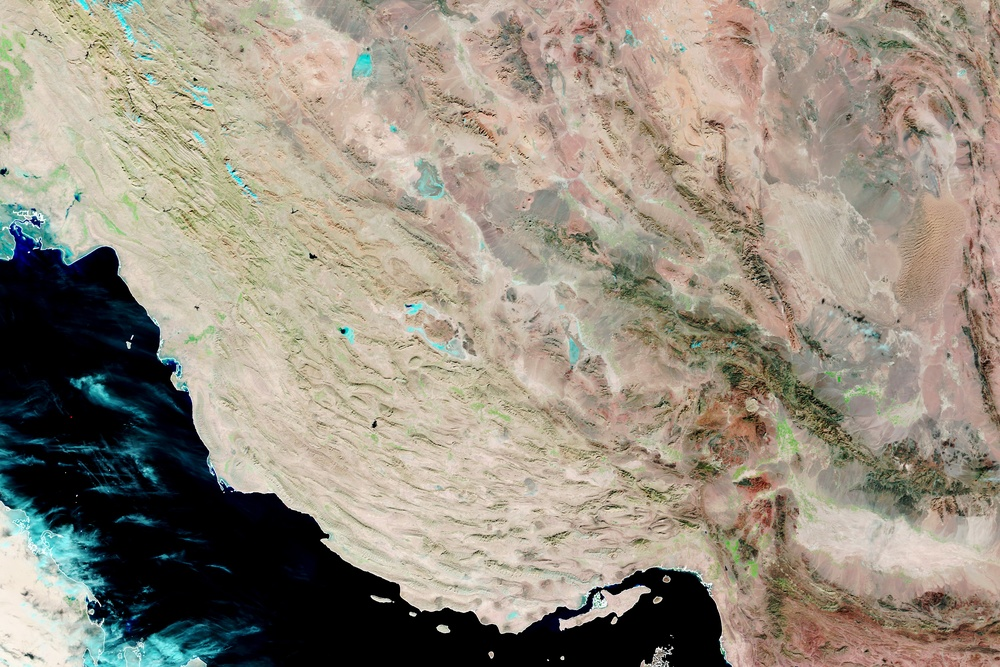
%> input picture Dec2021.jpg, 1000 x 667 px, shrunk from 3236 x 2157 before the run
$ octave --eval "result = calculateArea(imread('Dec2021.jpg'));"   (GNU Octave 9; MATLAB toolbox functions it lacks are replaced by stand-ins)
%> lines starting %> are read from the running program, lines starting %| are printed output that depends on the picture; in (x1, y1, x2, y2) boxes, pixels count from 0 and x2, y2 are one past the last pixel; in counts of white or black regions, pixels touching at a corner belong together; the program's own positions count from 1
### createMask.m
function [BW,maskedRGBImage] = createMask(RGB)
%createMask  Threshold RGB image using auto-generated code from colorThresholder app.
%  [BW,MASKEDRGBIMAGE] = createMask(RGB) thresholds image RGB using
%  auto-generated code from the colorThresholder app. The colorspace and
%  range for each channel of the colorspace were set within the app. The
%  segmentation mask is returned in BW, and a composite of the mask and
%  original RGB images is returned in maskedRGBImage.

% Auto-generated by colorThresholder app on 03-Mar-2025
%------------------------------------------------------


% Convert RGB image to chosen color space
I = rgb2hsv(RGB);
%> I: size 667x1000x3 double; mean H, S, V 0.152, 0.253, 0.609

% Define thresholds for channel 1 based on histogram settings
channel1Min = 0.000;
channel1Max = 1.000;

% Define thresholds for channel 2 based on histogram settings
channel2Min = 0.974;
channel2Max = 1.000;

% Define thresholds for channel 3 based on histogram settings
channel3Min = 0.000;
channel3Max = 0.543;

% Create mask based on chosen histogram thresholds
sliderBW = (I(:,:,1) >= channel1Min ) & (I(:,:,1) <= channel1Max) & ...
    (I(:,:,2) >= channel2Min ) & (I(:,:,2) <= channel2Max) & ...
    (I(:,:,3) >= channel3Min ) & (I(:,:,3) <= channel3Max);
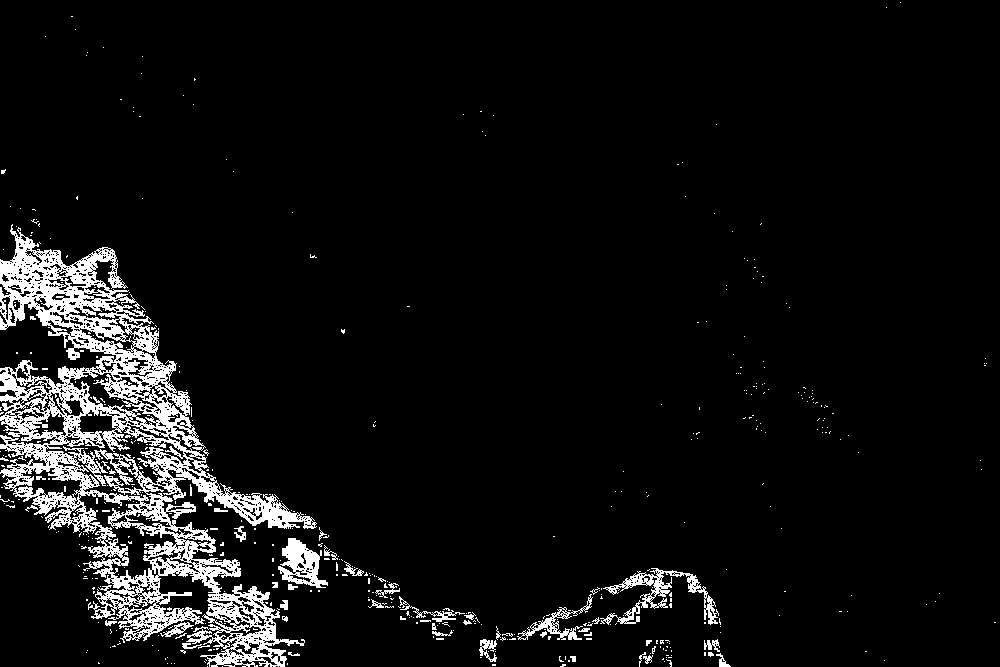
%> sliderBW: size 667x1000 logical; 6.6% white; 518 white regions (474 under 20 px), largest, box (x1, y1, x2, y2) and area: (0, 224, 317, 667) 36649, (600, 568, 719, 625) 1582, (278, 538, 328, 588) 1248
BW = sliderBW;

% Initialize output masked image based on input image.
maskedRGBImage = RGB;
%> maskedRGBImage is the input picture: size 667x1000x3 uint8; mean R, G, B 151, 142.6, 128.6

% Set background pixels where BW is false to zero.
maskedRGBImage(repmat(~BW,[1 1 3])) = 0;
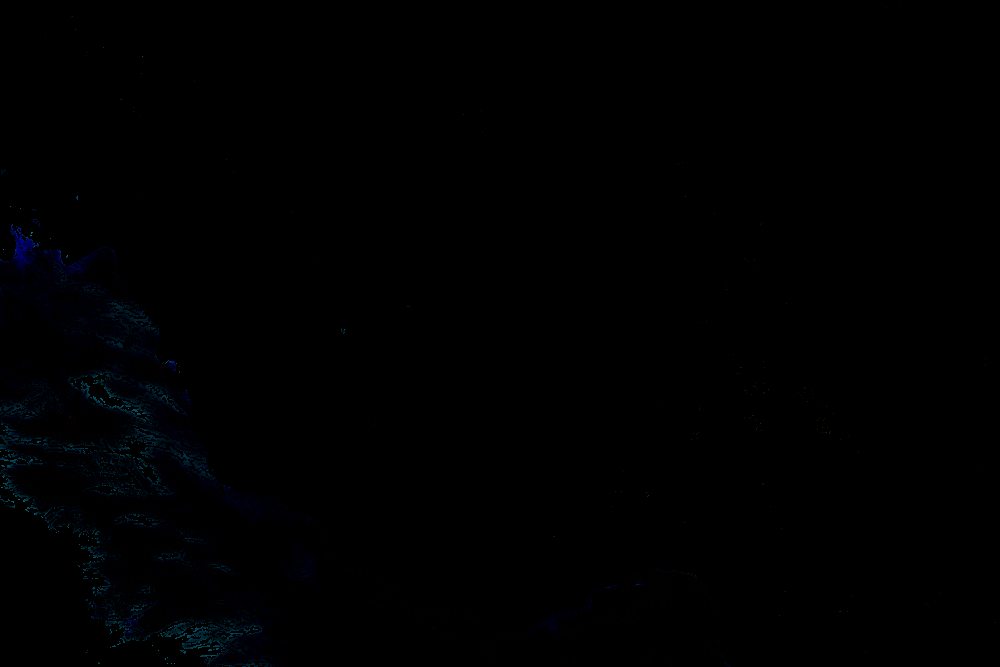
%> maskedRGBImage: size 667x1000x3 uint8; mean R, G, B 0, 0.4, 0.9

end

### calculateArea.m
function results = calculateArea(I)
% Segment
BW = createMask(I);
% Area in pixels
props = regionprops("table",BW,"Area");
%> props = 518 regions; largest, Area: 36649, 1582, 1248, 663, 273
areaPixels = sum(props.Area);
%> areaPixels = 43918
% Area in km^2
px2km = (70/100)^2;
areaKmSq = round(areaPixels*px2km);
%> areaKmSq = 21520
% Format into structure
results.BW = BW;
results.areaKmSq = areaKmSq;
%> results.areaKmSq = 21520
%> `result = calculateArea(imread('Dec2021.jpg'));`: result = {areaKmSq 21520}

$ run again, on Jan2022-min.jpg
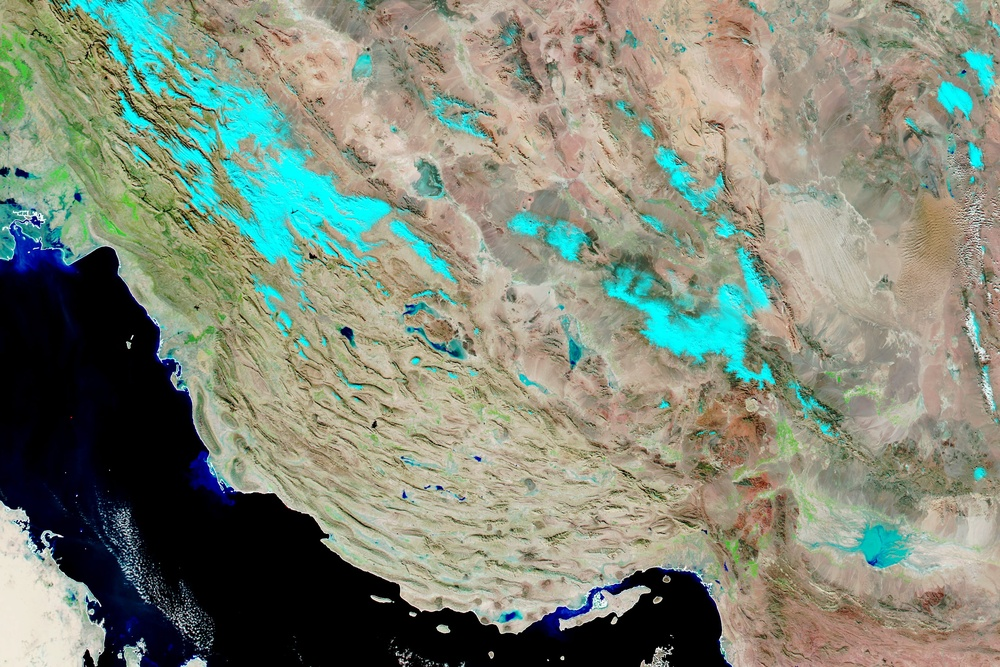
%> input picture Jan2022-min.jpg, 1000 x 667 px, shrunk from 3236 x 2157 before the run
%> I: size 667x1000x3 double; mean H, S, V 0.202, 0.29, 0.57
%> in createMask, `sliderBW = (I(:,:,1) >= channel1Min ) & (I(:,:,1) <= channel1Max) & (I..`:
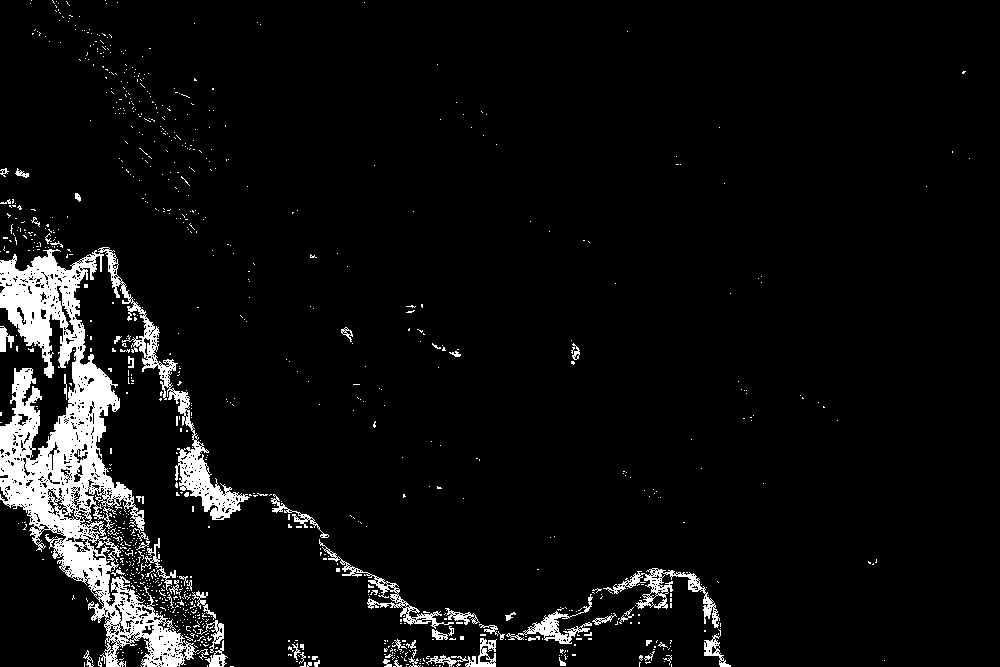
%> sliderBW: size 667x1000 logical; 5.8% white; 953 white regions (890 under 20 px), largest, box (x1, y1, x2, y2) and area: (0, 247, 250, 667) 28535, (603, 568, 720, 628) 1331, (319, 539, 454, 629) 1068
%> in createMask, maskedRGBImage is the input picture: size 667x1000x3 uint8; mean R, G, B 127.7, 136, 120
%> in createMask, `maskedRGBImage(repmat(~BW,[1 1 3])) = 0;`:
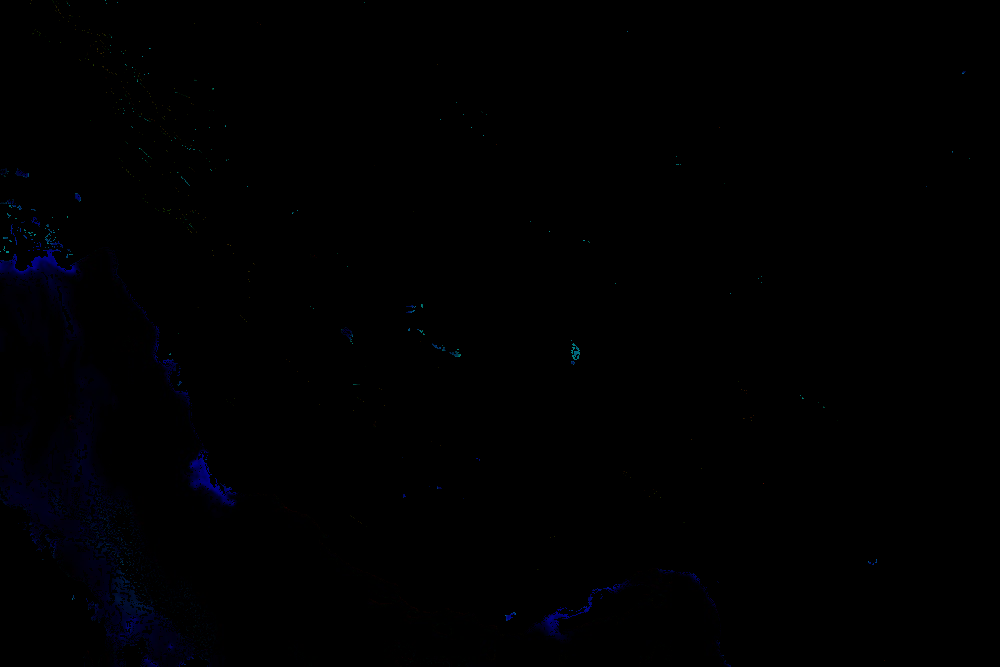
%> maskedRGBImage: size 667x1000x3 uint8; mean R, G, B 0, 0.1, 1.1
%> props = 953 regions; largest, Area: 28535, 1331, 1068, 891, 561
%> areaPixels = 38947
%> areaKmSq = 19084
%> result = {areaKmSq 19084}
